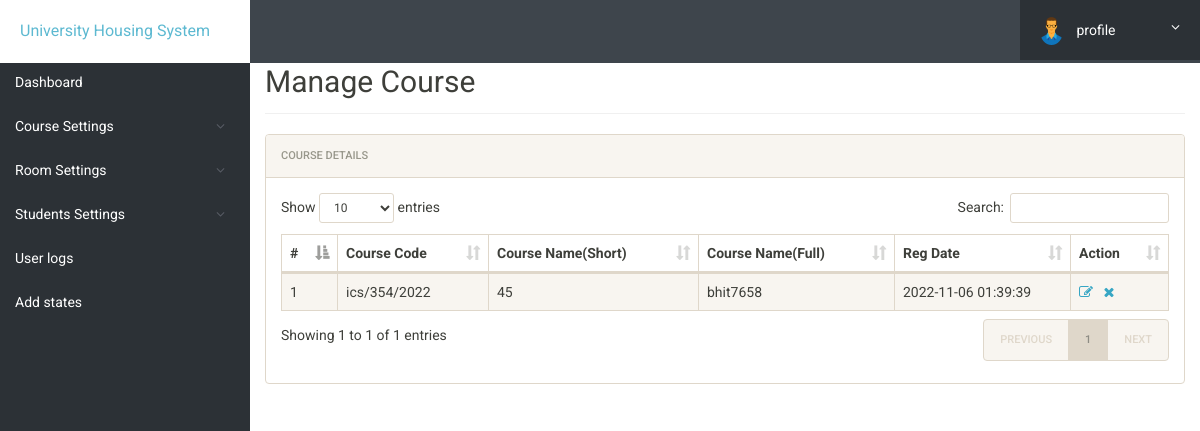
Page /admin/manage-courses.php (signed in) on the committed database.
### tables this page shows
CREATE TABLE `courses` (
  `id` int(11) NOT NULL,
  `course_code` varchar(255) NOT NULL,
  `course_sn` varchar(255) NOT NULL,
  `course_fn` varchar(255) NOT NULL,
  `posting_date` timestamp NOT NULL DEFAULT current_timestamp()
);

### admin/manage-courses.php (the view, shortened to what this page needs)
<?php
include('includes/config.php');
?>
<!doctype html>
<html>
    <head>
        <?php include("includes/head.php") ?>
    </head>
    <body>
        <?php include('includes/header.php'); ?>
        <div class="ts-main-content">
            <?php include('includes/sidebar.php'); ?>
            <div class="content-wrapper">
                <div class="container-fluid">
                    <div class="row">
                        <div class="col-md-12">
                            <h2 class="page-title">Manage Course</h2>
                            <div class="panel panel-default">
                                <div class="panel-heading">Course Details</div>
                                <div class="panel-body">
                                    <table id="zctb" class="display table table-striped table-bordered table-hover"
                                        cellspacing="0" width="100%">
                                        <thead>
                                            <tr>
                                                <th>#</th>
                                                <th>Course Code</th>
                                                <th>Course Name(Short)</th>
                                                <th>Course Name(Full)</th>
                                                <th>Reg Date </th>
                                                <th>Action</th>
                                            </tr>
                                        </thead>
                                        <tbody>
                                            <?php
                                            $ret = "select * from courses";
                                            $stmt = $mysqli->prepare($ret);
                                            $stmt->execute();
                                            $res = $stmt->get_result();
                                            $cnt = 1;
                                            while ($row = $res->fetch_object()) {
                                            ?>
                                            <tr>
                                                <td><?php echo $cnt;
	                                            ; ?></td>
                                                <td><?php echo $row->course_code; ?></td>
                                                <td><?php echo $row->course_sn; ?></td>
                                                <td><?php echo $row->course_fn; ?></td>
                                                <td><?php echo $row->posting_date; ?></td>
                                                <td><a href="edit-course.php?id=<?php echo $row->id; ?>"><i
                                                            class="fa fa-edit"></i></a>&nbsp;&nbsp;
                                                    <a href="manage-courses.php?del=<?php echo $row->id; ?>"
                                                        onclick="return confirm(" are you sure you want to delete");"><i
                                                            class="fa fa-close"></i></a>
                                                </td>
                                            </tr>
                                            <?php
	                                            $cnt = $cnt + 1;
                                            } ?>
                                        </tbody>
                                    </table>
                                </div>
                            </div>
                        </div>
                    </div>
                </div>
            </div>
        </div>
    </body>
</html>

### admin/css/style.css (style rules this page uses)
html { font-size: 14px; }
@media only screen and (min-width: 480px) { html { font-size: 17px; } }
@media only screen and (min-width: 768px) { html { font-size: 14px; } }
body { font-size: 1em; }
a { color: #37a6c4; }
.panel { overflow: hidden; }
.page-title { padding-bottom: 15px; margin-bottom: 20px; border-bottom: 1px solid #f0f0f0; }
.ts-main-content .content-wrapper { padding-top: 15px; margin-top: 10px; }
@media only screen and (min-width: 992px) { .ts-main-content .content-wrapper { margin-left: 250px; } }

### rows in the picture
courses: course_code "ics/354/2022", course_sn "45", course_fn "bhit7658", posting_date "2022-11-06 01:39:39"
